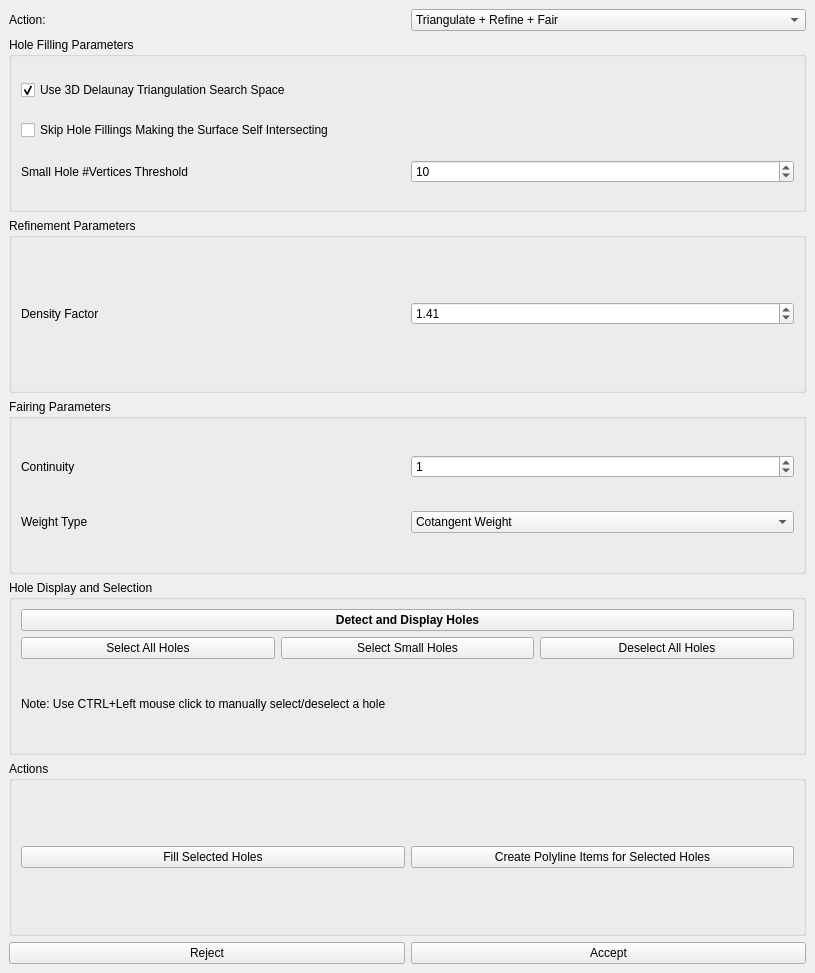
<?xml version="1.0" encoding="UTF-8"?>
<ui version="4.0">
 <class>HoleFilling</class>
 <widget class="QDockWidget" name="HoleFilling">
  <property name="enabled">
   <bool>true</bool>
  </property>
  <property name="geometry">
   <rect>
    <x>0</x>
    <y>0</y>
    <width>815</width>
    <height>973</height>
   </rect>
  </property>
  <property name="windowTitle">
   <string>Hole Filling</string>
  </property>
  <widget class="QWidget" name="dockWidgetContents">
   <property name="enabled">
    <bool>true</bool>
   </property>
   <layout class="QVBoxLayout" name="verticalLayout_6">
    <item>
     <layout class="QHBoxLayout" name="horizontalLayout">
      <item>
       <widget class="QLabel" name="label_2">
        <property name="text">
         <string>Action:</string>
        </property>
       </widget>
      </item>
      <item>
       <widget class="QComboBox" name="action_combo_box">
        <property name="currentIndex">
         <number>2</number>
        </property>
        <item>
         <property name="text">
          <string>Triangulate</string>
         </property>
        </item>
        <item>
         <property name="text">
          <string>Triangulate + Refine</string>
         </property>
        </item>
        <item>
         <property name="text">
          <string>Triangulate + Refine + Fair</string>
         </property>
        </item>
       </widget>
      </item>
     </layout>
    </item>
    <item>
     <widget class="QGroupBox" name="groupBox">
      <property name="title">
       <string>Hole Filling Parameters</string>
      </property>
      <layout class="QVBoxLayout" name="verticalLayout_4">
       <item>
        <widget class="QCheckBox" name="Use_delaunay_triangulation_check_box">
         <property name="text">
          <string>Use 3D Delaunay Triangulation Search Space</string>
         </property>
         <property name="checked">
          <bool>true</bool>
         </property>
        </widget>
       </item>
       <item>
        <widget class="QCheckBox" name="Skip_self_intersection_check_box">
         <property name="text">
          <string>Skip Hole Fillings Making the Surface Self Intersecting</string>
         </property>
        </widget>
       </item>
       <item>
        <layout class="QHBoxLayout" name="horizontalLayout_8">
         <item>
          <widget class="QLabel" name="label_4">
           <property name="text">
            <string>Small Hole #Vertices Threshold</string>
           </property>
          </widget>
         </item>
         <item>
          <widget class="QDoubleSpinBox" name="vertices_threshold_spin_box">
           <property name="decimals">
            <number>0</number>
           </property>
           <property name="maximum">
            <double>999999999.000000000000000</double>
           </property>
           <property name="singleStep">
            <double>1.000000000000000</double>
           </property>
           <property name="value">
            <double>10.000000000000000</double>
           </property>
          </widget>
         </item>
        </layout>
       </item>
      </layout>
     </widget>
    </item>
    <item>
     <widget class="QGroupBox" name="groupBox_2">
      <property name="title">
       <string>Refinement Parameters</string>
      </property>
      <layout class="QVBoxLayout" name="verticalLayout_3">
       <item>
        <layout class="QHBoxLayout" name="horizontalLayout_5">
         <item>
          <widget class="QLabel" name="label">
           <property name="text">
            <string>Density Factor</string>
           </property>
          </widget>
         </item>
         <item>
          <widget class="QDoubleSpinBox" name="Density_control_factor_spin_box">
           <property name="maximum">
            <double>96.989999999999995</double>
           </property>
           <property name="singleStep">
            <double>0.200000000000000</double>
           </property>
           <property name="value">
            <double>1.410000000000000</double>
           </property>
          </widget>
         </item>
        </layout>
       </item>
      </layout>
     </widget>
    </item>
    <item>
     <widget class="QGroupBox" name="groupBox_3">
      <property name="title">
       <string>Fairing Parameters</string>
      </property>
      <layout class="QVBoxLayout" name="verticalLayout">
       <item>
        <layout class="QHBoxLayout" name="horizontalLayout_6">
         <item>
          <widget class="QLabel" name="label_5">
           <property name="text">
            <string>Continuity</string>
           </property>
          </widget>
         </item>
         <item>
          <widget class="QSpinBox" name="Continuity_spin_box">
           <property name="minimum">
            <number>0</number>
           </property>
           <property name="maximum">
            <number>2</number>
           </property>
           <property name="value">
            <number>1</number>
           </property>
          </widget>
         </item>
        </layout>
       </item>
       <item>
        <layout class="QHBoxLayout" name="horizontalLayout_7">
         <item>
          <widget class="QLabel" name="label_3">
           <property name="text">
            <string>Weight Type</string>
           </property>
          </widget>
         </item>
         <item>
          <widget class="QComboBox" name="weight_combo_box">
           <property name="currentIndex">
            <number>1</number>
           </property>
           <item>
            <property name="text">
             <string>Uniform Weight</string>
            </property>
           </item>
           <item>
            <property name="text">
             <string>Cotangent Weight</string>
            </property>
           </item>
          </widget>
         </item>
        </layout>
       </item>
      </layout>
     </widget>
    </item>
    <item>
     <widget class="QGroupBox" name="groupBox_4">
      <property name="title">
       <string>Hole Display and Selection</string>
      </property>
      <layout class="QVBoxLayout" name="verticalLayout_2">
       <item>
        <widget class="QPushButton" name="Visualize_holes_button">
         <property name="enabled">
          <bool>true</bool>
         </property>
         <property name="font">
          <font>
           <weight>75</weight>
           <bold>true</bold>
          </font>
         </property>
         <property name="text">
          <string>Detect and Display Holes</string>
         </property>
        </widget>
       </item>
       <item>
        <layout class="QHBoxLayout" name="horizontalLayout_3">
         <item>
          <widget class="QPushButton" name="Select_all_holes_button">
           <property name="text">
            <string>Select All Holes</string>
           </property>
          </widget>
         </item>
         <item>
          <widget class="QPushButton" name="Select_small_holes_button">
           <property name="text">
            <string>Select Small Holes</string>
           </property>
          </widget>
         </item>
         <item>
          <widget class="QPushButton" name="Deselect_all_holes_button">
           <property name="text">
            <string>Deselect All Holes</string>
           </property>
          </widget>
         </item>
        </layout>
       </item>
       <item>
        <widget class="QLabel" name="label_6">
         <property name="text">
          <string>Note: Use CTRL+Left mouse click to manually select/deselect a hole</string>
         </property>
        </widget>
       </item>
      </layout>
     </widget>
    </item>
    <item>
     <widget class="QGroupBox" name="groupBox_5">
      <property name="title">
       <string>Actions</string>
      </property>
      <layout class="QVBoxLayout" name="verticalLayout_5">
       <item>
        <layout class="QHBoxLayout" name="horizontalLayout_2">
         <item>
          <widget class="QPushButton" name="Fill_selected_holes_button">
           <property name="enabled">
            <bool>true</bool>
           </property>
           <property name="text">
            <string>Fill Selected Holes</string>
           </property>
          </widget>
         </item>
         <item>
          <widget class="QPushButton" name="Create_polyline_items_button">
           <property name="text">
            <string>Create Polyline Items for Selected Holes</string>
           </property>
          </widget>
         </item>
        </layout>
       </item>
      </layout>
     </widget>
    </item>
    <item>
     <layout class="QHBoxLayout" name="horizontalLayout_4">
      <item>
       <widget class="QPushButton" name="Reject_button">
        <property name="text">
         <string>Reject</string>
        </property>
       </widget>
      </item>
      <item>
       <widget class="QPushButton" name="Accept_button">
        <property name="text">
         <string>Accept</string>
        </property>
       </widget>
      </item>
     </layout>
    </item>
   </layout>
  </widget>
 </widget>
 <resources/>
 <connections/>
</ui>
